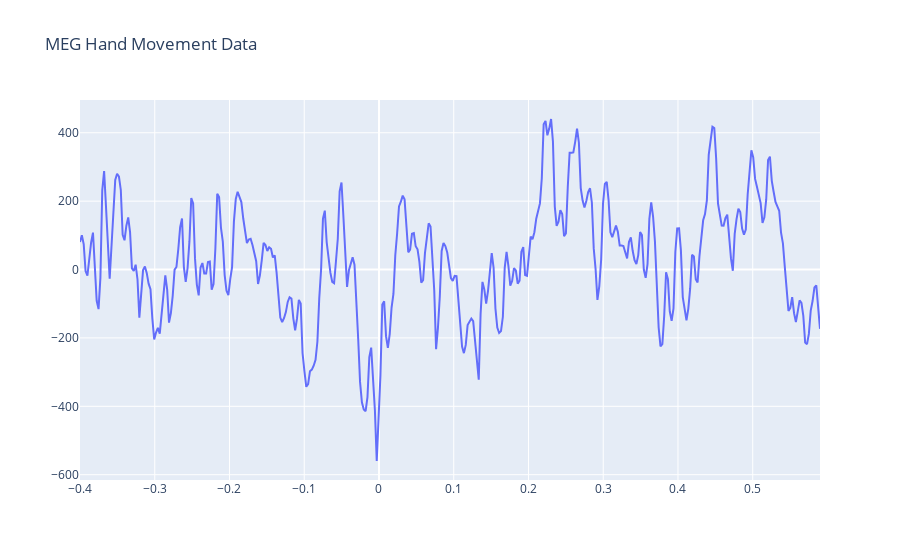

This figure's notebook cell:
### Markdown cell above
Plotting using plotly

### Code cell
#Plot EEG Data
layout = go.Layout(title = 'MEG Hand Movement Data')

trace = go.Scatter(
    x = time,
    y = sample,
    mode = 'lines'
)

fig = go.Figure(data = [trace], layout = layout)
py.offline.iplot(fig)

### Figure 1 — Plotly figure (JSON) as saved in the notebook; plotly's stock layout.template omitted (floating-point values rounded to 4 significant figures; data arrays with more than 128 entries replaced by an {"elided": "..."} marker saying what was removed)
{"data": [{"mode": "lines", "name": "MEG Data; Class-0 ; Sample-1; Channel-0", "type": "scatter", "x": {"elided": "400 float values"}, "y": {"elided": "400 float values"}}], "layout": {"autosize": true, "title": {"text": "MEG Hand Movement Data"}, "xaxis": {"autorange": true, "range": [-0.4, 0.59], "type": "linear"}, "yaxis": {"autorange": true, "range": [-615.5, 495.8], "type": "linear"}}}
